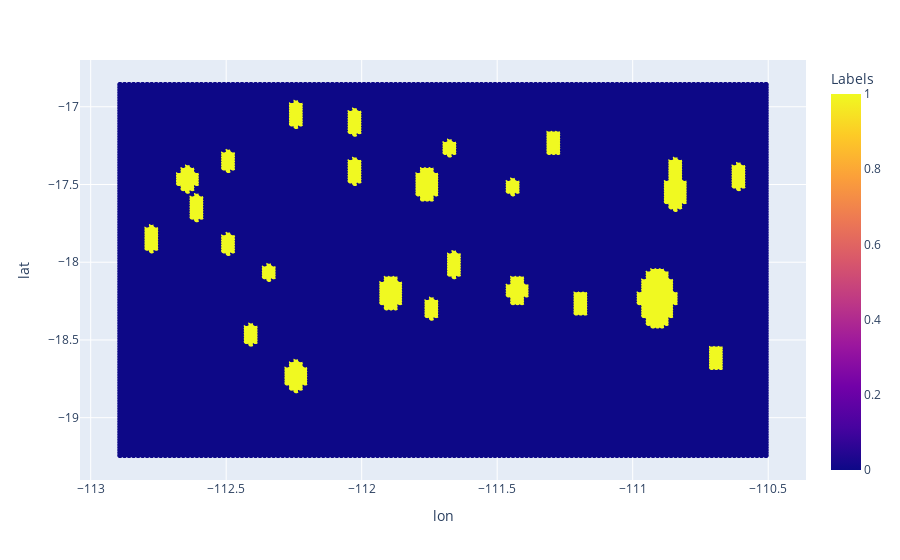

Notebook code for this chart:
### Code cell
dat = SeamountHelp.readAndFilterGRD(Path('data/swot_seamounts_labled.nc')).to_dataframe().reset_index()
px.scatter(dat, x='lon', y='lat', color='Labels')

### Figure 1 — Plotly figure (JSON) as saved in the notebook; plotly's stock layout.template omitted (floating-point values rounded to 4 significant figures; data arrays with more than 128 entries replaced by an {"elided": "..."} marker saying what was removed)
{"data": [{"hovertemplate": "lon=%{x}<br>lat=%{y}<br>Labels=%{marker.color}<extra></extra>", "legendgroup": "", "marker": {"color": {"elided": "20736 int values"}, "coloraxis": "coloraxis", "symbol": "circle"}, "mode": "markers", "name": "", "showlegend": false, "type": "scattergl", "x": {"elided": "20736 float values"}, "xaxis": "x", "y": {"elided": "20736 float values"}, "yaxis": "y"}], "layout": {"coloraxis": {"colorbar": {"title": {"text": "Labels"}}, "colorscale": [[0, "#0d0887"], [0.1111, "#46039f"], [0.2222, "#7201a8"], [0.3333, "#9c179e"], [0.4444, "#bd3786"], [0.5556, "#d8576b"], [0.6667, "#ed7953"], [0.7778, "#fb9f3a"], [0.8889, "#fdca26"], [1, "#f0f921"]]}, "legend": {"tracegroupgap": 0}, "margin": {"t": 60}, "xaxis": {"anchor": "y", "domain": [0, 1], "title": {"text": "lon"}}, "yaxis": {"anchor": "x", "domain": [0, 1], "title": {"text": "lat"}}}}
